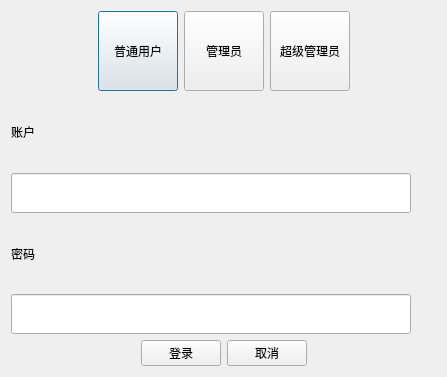
<?xml version="1.0" encoding="UTF-8"?>
<ui version="4.0">
 <class>LonginDialog</class>
 <widget class="QDialog" name="LonginDialog">
  <property name="geometry">
   <rect>
    <x>0</x>
    <y>0</y>
    <width>447</width>
    <height>377</height>
   </rect>
  </property>
  <property name="windowTitle">
   <string>Dialog</string>
  </property>
  <layout class="QVBoxLayout" name="verticalLayout_2">
   <item>
    <layout class="QVBoxLayout" name="verticalLayout" stretch="6,1,5,1,5,3">
     <item>
      <layout class="QHBoxLayout" name="horizontalLayout">
       <item>
        <spacer name="horizontalSpacer_5">
         <property name="orientation">
          <enum>Qt::Horizontal</enum>
         </property>
         <property name="sizeHint" stdset="0">
          <size>
           <width>40</width>
           <height>20</height>
          </size>
         </property>
        </spacer>
       </item>
       <item>
        <widget class="QPushButton" name="pushButton_normal">
         <property name="minimumSize">
          <size>
           <width>0</width>
           <height>80</height>
          </size>
         </property>
         <property name="text">
          <string>普通用户</string>
         </property>
        </widget>
       </item>
       <item>
        <widget class="QPushButton" name="pushButton_contrl">
         <property name="minimumSize">
          <size>
           <width>0</width>
           <height>80</height>
          </size>
         </property>
         <property name="text">
          <string>管理员</string>
         </property>
        </widget>
       </item>
       <item>
        <widget class="QPushButton" name="pushButton_admin">
         <property name="minimumSize">
          <size>
           <width>0</width>
           <height>80</height>
          </size>
         </property>
         <property name="text">
          <string>超级管理员</string>
         </property>
        </widget>
       </item>
       <item>
        <spacer name="horizontalSpacer_6">
         <property name="orientation">
          <enum>Qt::Horizontal</enum>
         </property>
         <property name="sizeHint" stdset="0">
          <size>
           <width>40</width>
           <height>20</height>
          </size>
         </property>
        </spacer>
       </item>
      </layout>
     </item>
     <item>
      <widget class="QLabel" name="label_2">
       <property name="text">
        <string>账户</string>
       </property>
      </widget>
     </item>
     <item>
      <layout class="QHBoxLayout" name="horizontalLayout_4">
       <item>
        <widget class="QLineEdit" name="lineEdit_account">
         <property name="minimumSize">
          <size>
           <width>400</width>
           <height>40</height>
          </size>
         </property>
         <property name="maximumSize">
          <size>
           <width>400</width>
           <height>40</height>
          </size>
         </property>
        </widget>
       </item>
       <item>
        <spacer name="horizontalSpacer_4">
         <property name="orientation">
          <enum>Qt::Horizontal</enum>
         </property>
         <property name="sizeHint" stdset="0">
          <size>
           <width>40</width>
           <height>20</height>
          </size>
         </property>
        </spacer>
       </item>
      </layout>
     </item>
     <item>
      <widget class="QLabel" name="label">
       <property name="text">
        <string>密码</string>
       </property>
      </widget>
     </item>
     <item>
      <layout class="QHBoxLayout" name="horizontalLayout_3">
       <item>
        <widget class="QLineEdit" name="lineEdit_password">
         <property name="minimumSize">
          <size>
           <width>400</width>
           <height>39</height>
          </size>
         </property>
         <property name="maximumSize">
          <size>
           <width>400</width>
           <height>40</height>
          </size>
         </property>
        </widget>
       </item>
       <item>
        <spacer name="horizontalSpacer_3">
         <property name="orientation">
          <enum>Qt::Horizontal</enum>
         </property>
         <property name="sizeHint" stdset="0">
          <size>
           <width>40</width>
           <height>20</height>
          </size>
         </property>
        </spacer>
       </item>
      </layout>
     </item>
     <item>
      <layout class="QHBoxLayout" name="horizontalLayout_2">
       <item>
        <spacer name="horizontalSpacer">
         <property name="orientation">
          <enum>Qt::Horizontal</enum>
         </property>
         <property name="sizeHint" stdset="0">
          <size>
           <width>40</width>
           <height>20</height>
          </size>
         </property>
        </spacer>
       </item>
       <item>
        <widget class="QPushButton" name="pushButton_ok">
         <property name="text">
          <string>登录</string>
         </property>
        </widget>
       </item>
       <item>
        <widget class="QPushButton" name="pushButton_cancel">
         <property name="text">
          <string>取消</string>
         </property>
        </widget>
       </item>
       <item>
        <spacer name="horizontalSpacer_2">
         <property name="orientation">
          <enum>Qt::Horizontal</enum>
         </property>
         <property name="sizeHint" stdset="0">
          <size>
           <width>40</width>
           <height>20</height>
          </size>
         </property>
        </spacer>
       </item>
      </layout>
     </item>
    </layout>
   </item>
  </layout>
 </widget>
 <resources/>
 <connections/>
</ui>
